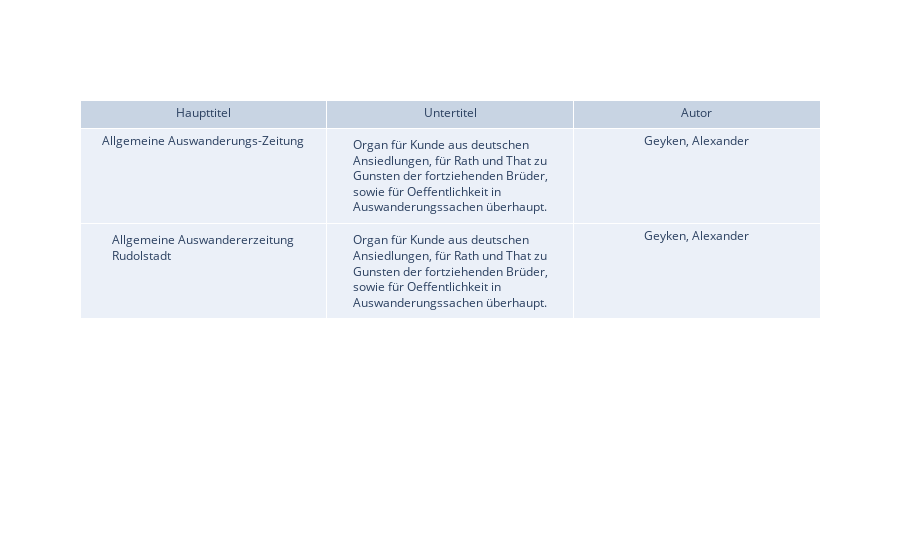

Notebook code for this chart:
### Markdown cell above
Dies bestätigt die Annahme, dass alle Zeitungen im gleichen Jahr und vom gleichen Herausgeber sind. Der Vergleich der Zeitungen im Deutschen Textarchiv bestätigt zudem, dass sie zu der Zeitung "Staats und Gelehrte Zetung des Hamburgischen unpartheiischen Correspondenten" zugehörig sind:

https://www.deutschestextarchiv.de/book/view/hc_1040105_1848?p=1

https://www.deutschestextarchiv.de/book/view/hc_1050205_1848?p=1

https://www.deutschestextarchiv.de/book/view/hc_1060305_1848?p=1

https://www.deutschestextarchiv.de/book/view/hc_1070405_1848?p=1

https://www.deutschestextarchiv.de/book/view/hc_1080505_1848?p=1

Für den Preprocessing-Schritt reicht es deshalb, die Sample-Menge dieser Zeitung auf eins zu beschränken.

Nun wird geprüft, ob zwischen der Allgemeinen Auswandererzeitung Rudolstadt (ein Exemplar) und der Allgemeinen Auswanderungs-Zeitung (38 Exemplare) ein Zusammenhang besteht. Dabei wird Autorenschaft und Untertitel miteinander abgeglichen.

### Code cell
import sqlite3
import plotly.graph_objects as go

con = sqlite3.connect("Datenbank.db")
cur = con.cursor()

outputs = cur.execute("""SELECT DISTINCT haupttitel, untertitel, autor FROM my_data WHERE haupttitel IN ('Allgemeine Auswanderungs-Zeitung', 'Allgemeine Auswandererzeitung Rudolstadt')""").fetchall()

titles= [output[0] for output in outputs]
subtitles=[output[1] for output in outputs]
authors=[output[2] for output in outputs]

fig = go.Figure(data=[go.Table(header=dict(values=["Haupttitel", "Untertitel", "Autor"]), cells=dict(values=[titles, subtitles, authors]))])

fig.show()

con.close()

### Figure 1 — Plotly figure (JSON) as saved in the notebook; plotly's stock layout.template omitted (floating-point values rounded to 4 significant figures)
{"data": [{"cells": {"values": [["Allgemeine Auswanderungs-Zeitung", "Allgemeine Auswandererzeitung Rudolstadt"], ["Organ für Kunde aus deutschen Ansiedlungen, für Rath und That zu Gunsten der fortziehenden Brüder, sowie für Oeffentlichkeit in Auswanderungssachen überhaupt.", "Organ für Kunde aus deutschen Ansiedlungen, für Rath und That zu Gunsten der fortziehenden Brüder, sowie für Oeffentlichkeit in Auswanderungssachen überhaupt."], ["Geyken, Alexander", "Geyken, Alexander"]]}, "header": {"values": ["Haupttitel", "Untertitel", "Autor"]}, "type": "table"}], "layout": {}}
